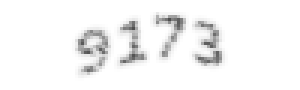
#> input picture QrcodeRcog/captcha.tif, 100 x 30 px (shown 3 times larger)
$ python -i work1.py   (imports and definitions only)   (Python 2 division)
#> lines starting #> are read from the running program, lines starting #| are printed output that depends on the picture
from PIL import *
from pytesser import *

class Getnum:


    def __init__(self,img):
#> called with img = 'captcha.tif'
        try:
            ig=Image.open(img)
#> ig is the input picture: PIL image 100x30 RGBA; mean R, G, B, A 245.1, 245.1, 245.1, 255
            self.ig=ig
            for i in range(100):
                for j in range(30):
                    pix=ig.getpixel((i,j))
                    if pix[1]<240:
                        ig.putpixel((i,j),(1,1,1))
                    else:ig.putpixel((i,j),(255,255,255,255))
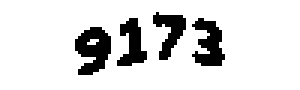
#> ig: PIL image 100x30 RGBA (shown 3 times larger); mean R, G, B, A 220.1, 220.1, 220.1, 255
        except (TypeError,IOError),e:
            print 'open image failed'

    def splide_to_dic(self,begin_pix):

#> called with begin_pix = (26, 9)
        maindickey=1
        maindic={}
        for i in range(begin_pix[1],begin_pix[1]+15,3):
            for j in range(begin_pix[0],begin_pix[0]+9,3):
                sumofpiece=0
                for k in range(i,i+3):
                    for m in range(j,j+3):
                        text=self.ig.getpixel((m,k))

                        if text[1]==1:

                            sumofpiece=sumofpiece+1
                # print j,i
                maindic[maindickey]=sumofpiece
                maindickey=maindickey+1
#> after the loop, maindic = 15 items; maindickey = 16
        self.maindic=maindic
#> self.maindic = 15 items
        return maindic


    def show_num(self):
        begin_pix1=(26,9)
        begin_pix2=(39,7)
        begin_pix3=(52,5)
        begin_pix4=(65,6)
        list=[]
        dic1=self.splide_to_dic(begin_pix1)
#> dic1 = 15 items
        list.insert(0,self.add_rule0(dic1))
        dic2=self.splide_to_dic(begin_pix2)
        list.insert(1,self.add_rule0(dic2))
        dic3=self.splide_to_dic(begin_pix3)
        dic4=self.splide_to_dic(begin_pix4)
        list.insert(2,self.add_rule0(dic3))
        list.insert(3,self.add_rule0(dic4))


        return list

    def add_rule0(self,dic):
        if self.add_rule77(dic):
            return '7'
        if self.add_rule66(dic):
            return '6'
        if self.add_rule55(dic):
            return '5'
        if self.add_rule44(dic):
            return '4'
        if self.add_rule33(dic):
            return '3'
        if self.add_rule8(dic):
            return '8'
        if self.add_rule9(dic):
            return '9'
        if self.add_rule1(dic):
            if  self.add_rule4(dic):
                return '1'
            elif self.add_rule7(dic):
                return '7'
            else:
                return '2'
        elif self.add_rule11(dic):
            if self.add_rule6(dic):
                return '3'
            elif self.add_rule4(dic):
                return '1'
            else:
                return '2'
        elif self.add_rule5(dic):
            return '2'


    def add_rule1(self,dic): #no idea
        value1=0

        for i in range(1,15,3):
            value1=dic[i]+value1
        return value1<19

    # [22 lines left out: functions add_rule11, add_rule2, add_rule3, not called in this run]

    def add_rule4(self,dic):# Maybe 1 Not 7,2

        a=dic[12]+dic[15]
        b=dic[6]-2-dic[5]

        if a >= 7 and b<0:
            return True
        else:
            return False

    # [23 lines left out: functions add_rule5, add_rule6, add_rule7, not called in this run]

    def add_rule8(self,dic):

        a=dic[13]+dic[14]+dic[15]
        b=dic[7]+dic[9]
        c=dic[7]+dic[8]+dic[9]
        d=dic[4]+dic[6]+dic[10]+dic[12]

        Bo=(a>=24 and b>=15 and c>=23 and d>=31)

        return Bo

    def add_rule9(self,dic):

        a=dic[10]+dic[11]
        b=dic[7]+dic[8]+dic[9]
        c=dic[2]+dic[4]+dic[6]+dic[12]+dic[14]

        Bo= (a<=10 and b>=25 and c>=39 and dic[10]<=6)
        return Bo


    def add_rule77(self,dic):

        a=dic[1]+dic[2]+dic[3]+dic[6]
#> a = 27
        b=dic[7]+dic[12]+dic[15]
#> b = 25
        c=dic[4]+dic[5]+dic[7]
#> c = 22
        d=dic[13]+dic[14]+dic[15]
#> d = 22

        Bo=(a >=33 and b<=3 and c<=11 and d<=15)
#> Bo = False
        return  Bo

    def add_rule66(self,dic):

        a=dic[1]
#> a = 3
        b=dic[10]+dic[12]
#> b = 11
        c=dic[4]-dic[6]-2
#> c = -1
        d=dic[7]+dic[9]+dic[13]+dic[15]
#> d = 31
        Bo=(a <=3 and b>=16 and c>0 and d >=30)
#> Bo = False
        return Bo

    def add_rule55(self,dic):

        a=dic[6]+dic[10]
#> a = 10
        b=dic[2]+dic[4]+dic[8]+dic[12]+dic[14]
#> b = 44
        c=dic[1]+dic[4]+dic[7]
#> c = 21
        d=dic[4]-dic[6]-2
#> d = -1
        e=dic[12]-dic[10]-2
#> e = 5

        Bo=(a<=8 and b>=36 and c>=22 and d>0 and e>0)
#> Bo = False
        return  Bo

    def add_rule44(self,dic):

        a=dic[5]+dic[11]
#> a = 8
        b=dic[10]+dic[11]+dic[12]
#> b = 15
        c=dic[1]
#> c = 3

        Bo=(a>=16 and b>=23 and c<=3 )
#> Bo = False
        return  Bo

    def add_rule33(self,dic):

        a=dic[6]+dic[9]+dic[12]
#> a = 26
        b=dic[8]+dic[9]
#> b = 18
        c=dic[4]+dic[10]
#> c = 11
        d=dic[4]+dic[5]+dic[10]+dic[11]
#> d = 19
        e=dic[14]+dic[8]+dic[2]
#> e = 26

        Bo=(a>=23 and b>=14 and c<=7 and d<=18 and e>=20)
#> Bo = False
        return  Bo

    # [6 lines left out: function add_rule00, not called in this run]

>>> result = Getnum('captcha.tif').show_num()
#> in add_rule8, `a=dic[13]+dic[14]+dic[15]`: a = 22
#> in add_rule8, `b=dic[7]+dic[9]`: b = 18
#> in add_rule8, `c=dic[7]+dic[8]+dic[9]`: c = 27
#> in add_rule8, `d=dic[4]+dic[6]+dic[10]+dic[12]`: d = 28
#> in add_rule8, `Bo=(a>=24 and b>=15 and c>=23 and d>=31)`: Bo = False
#> in add_rule9, `a=dic[10]+dic[11]`: a = 6
#> in add_rule9, `b=dic[7]+dic[8]+dic[9]`: b = 27
#> in add_rule9, `c=dic[2]+dic[4]+dic[6]+dic[12]+dic[14]`: c = 43
#> in add_rule9, `Bo= (a<=10 and b>=25 and c>=39 and dic[10]<=6)`: Bo = True
#> in show_num, `dic2=self.splide_to_dic(begin_pix2)`: dic2 = 15 items
#> in add_rule1, `value1=0`: value1 = 0
#> the loop in add_rule1, `for i in range(1,15,3):` made 5 passes
#> value1 on passes 1 to 5: 4, 8, 8, 9, 17
#> after the loop in add_rule1, `for i in range(1,15,3):`: value1 = 17
#> in add_rule4, `a=dic[12]+dic[15]`: a = 14
#> in add_rule4, `b=dic[6]-2-dic[5]`: b = -3
#> in show_num, `dic3=self.splide_to_dic(begin_pix3)`: dic3 = 15 items
#> result = ['9', '1', '7', '3']
